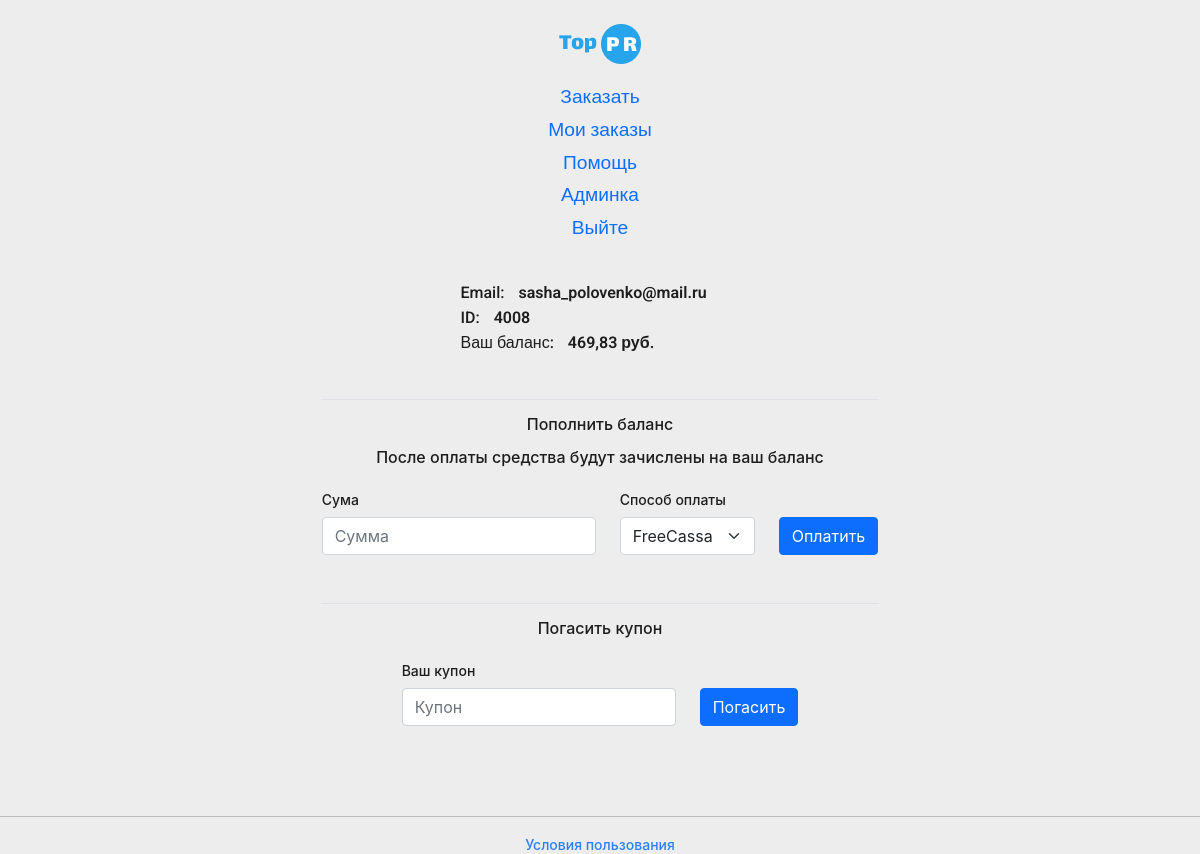
The page /profile/ (signed in) on the database its author committed.
### my_site/models.py (models this page shows, shortened)
class Client(AbstractUser):
    balance = models.DecimalField(verbose_name='Баланс', max_digits=8, decimal_places=2, default=0)
    date_last_active = models.DateTimeField(verbose_name='Дата последней активности', auto_now=True)
    objects: ClientManager = ClientManager()
    @property
    def get_id(self):
        return self.pk + 4000
    @property
    def get_balance(self):
        return del_zero(self.balance)
    class Meta:
        verbose_name = 'Клиент'
        verbose_name_plural = 'Клиенты'

### my_site/views.py (the view, shortened to what this page needs)
# urls.py: path('profile/', view=views.profile, name='profile'),
def profile(request):
    form_login = MyLogInForm()
    form_signup = MySignupForm()
    context = {
        'form_login': form_login,
        'form_signup': form_signup,
    }
    if request.method == 'GET':
        cupon_form = CuponForm()
        pay_form = PayProfileForm()
        context.update({
            'cupon_form': cupon_form,
            'pay_form': pay_form,
        })
    return render(request=request, template_name='my_site/profile/profile.html', context=context)

### my_site/forms.py
class MyLogInForm(LoginForm):
    def __init__(self, *args, **kwargs):
        super().__init__(*args, **kwargs)
        self.fields['login'].widget.attrs.update({
                                        "type": "email",
                                        "placeholder": "E-mail адрес",
                                        "autocomplete": "email",
                                        "class": 'form-control mb-3',
                                    })
        self.fields['password'].widget.attrs.update({
            'class': 'form-control mb-3',
        })

class MySignupForm(SignupForm):
    def __init__(self, *args, **kwargs):
        super().__init__(*args, **kwargs)
        self.fields['email'].widget.attrs.update({
                                        "type": "email",
                                        "placeholder": "E-mail адрес",
                                        "autocomplete": "email",
                                        "class": 'form-control mb-3',
                                        'id': 'mail'
                                    })
        self.fields['password1'].widget.attrs.update({
            'class': 'form-control mb-3',
        })
        self.fields['password2'].widget.attrs.update({
            'class': 'form-control mb-3',
        })

### my_site/utils.py (called while the page is built)
def del_zero(num: Decimal):
    return num

### my_site/templates/my_site/profile/profile.html (shortened to what this page needs)
{% extends 'my_site/base.html' %}
{% load static %}
{% block profile %}
<div class="container">
    {% if user.is_authenticated %}
    <div class="col-8 col-lg-3 col-md-3 col-sm-4 m-auto">
        <div class="text-start lk-title">
            <div class="mb-2">Email:  <span class="lk-title-v">{{ user.email }}</span></div>
            <div class="mb-2">ID:  <span class="lk-title-v">{{ user.get_id }}</span></div>
            <div class="mb-2">Ваш баланс:  <span class="lk-title-v">{{ user.get_balance }} руб.</span> </div>
        </div>
    </div>
    <div class="col-6 m-auto border-top pt-2 mt-5">
        <div class="text-center mt-2 mb-3 lk-section-title">Пополнить баланс</div>
        <div class="text-center mt-2 mb-3 lk-section-title">После оплаты средства будут зачислены на ваш баланс</div>
        <div class="row justify-content-center">
            <div class="col-auto">
                <label for="{{ pay_form.sum.id_for_label }}" class="col-form-label">Сума</label>
                {{ pay_form.sum }}
            </div>
            <div class="col-auto">
                <label for="{{ pay_form.pay_provider.id_for_label }}" class="col-form-label">Способ оплаты</label>
                {{ pay_form.pay_provider }}
            </div>
            <div class="col-auto align-self-end">
              <button type="button" class="btn btn-primary mt-3" id="pay_profile_btn">
                  Оплатить
                </button>
            </div>
        </div>
    </div>
    <div class="cupons">
        {% include 'cupons/cupon_form.html' %}
    </div>
</div>
{% else %}
<div>Для доступа в данный раздел необходимо авторизоваться</div>
{% endif %}
</div>
{% endblock profile %}

### my_site/static/my_site/css/style.css (style rules this page uses)
:root { --blue: #2b80ff; --black: #1d1d1d; --green: #2fa077; --c-green: #4db45e; --bg: #ffffff; --grey: #7a7a7a; --success: #69ed7e; --warning: #ffad18; --danger: #ff0100; }
* { -webkit-box-sizing: border-box; box-sizing: border-box; }
html, body, div, span, applet, object, iframe, h1, h2, h3, h4, h5, h6, p, blockquote, pre, a, abbr, acronym, address, big, cite, code, del, dfn, em, img, ins, kbd, q, s, samp, small, strike, strong, sub, sup, tt, var, b, u, i, center, dl, dt, dd, ol, ul, li, fieldset, form, label, legend, table, caption, tbody, tfoot, thead, tr, th, td, article, aside, canvas, details, embed, figure, figcaption, footer, header, hgroup, menu, nav, output, ruby, section, summary, time, mark, audio, video { margin: 0; padding: 0; border: 0; font-size: 100%; vertical-align: baseline; }
body { margin: 0; padding: 0; font-family: SF Pro Display, serif; font-style: normal; font-weight: 500; font-size: 14px; line-height: 120%; overflow-x: hidden; color: var(--black); -ms-touch-action: pan-y; touch-action: pan-y; background: var(--bg); }
html, body { height: 100%; background-color: #ededed; }
.lk-title { font-family: 'Roboto', sans-serif; font-size: 1rem; }
.lk-title-v { font-size: 1rem; font-weight: 600; margin-left: 10px; }
.lk-section-title { font-size: 1rem; }

### rows shown on the page
Client: email "sasha_polovenko@mail.ru", get_id "4008", get_balance "469,83"
